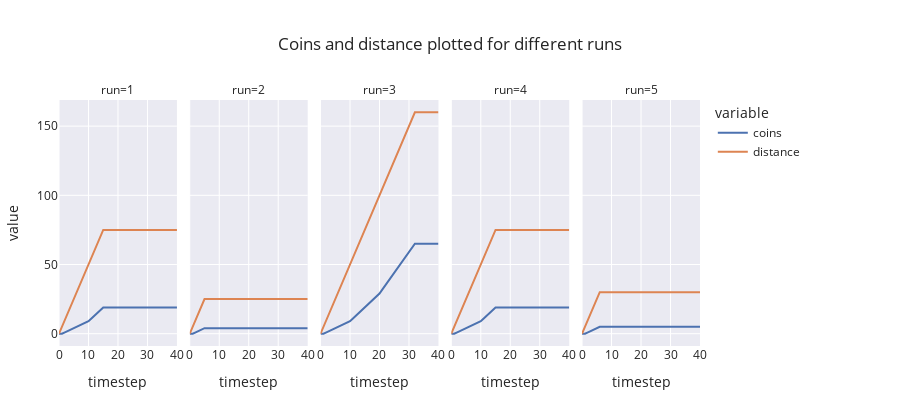

Notebook code cell kept with this figure:
### Markdown cell above
## Let's plot these 5 monte carlo runs

### Code cell
fig = px.line(
    df,
    x='timestep',
    y=['coins', 'distance'],
    facet_col='run',
    height=400,
    template='seaborn',
    title='Coins and distance plotted for different runs'
)

fig.update_layout(
    margin=dict(l=20, r=200, t=100, b=20),
)

fig.show()

### Figure 1 — Plotly figure (JSON) as saved in the notebook; plotly's stock layout.template omitted (floating-point values rounded to 4 significant figures)
{"data": [{"hovertemplate": "variable=coins<br>run=1<br>timestep=%{x}<br>value=%{y}<extra></extra>", "legendgroup": "coins", "line": {"color": "rgb(76,114,176)", "dash": "solid"}, "mode": "lines", "name": "coins", "orientation": "v", "showlegend": true, "type": "scatter", "x": [0, 1, 2, 3, 4, 5, 6, 7, 8, 9, 10, 11, 12, 13, 14, 15, 16, 17, 18, 19, 20, 21, 22, 23, 24, 25, 26, 27, 28, 29, 30, 31, 32, 33, 34, 35, 36, 37, 38, 39, 40], "xaxis": "x", "y": [0, 0, 1, 2, 3, 4, 5, 6, 7, 8, 9, 11, 13, 15, 17, 19, 19, 19, 19, 19, 19, 19, 19, 19, 19, 19, 19, 19, 19, 19, 19, 19, 19, 19, 19, 19, 19, 19, 19, 19, 19], "yaxis": "y"}, {"hovertemplate": "variable=coins<br>run=2<br>timestep=%{x}<br>value=%{y}<extra></extra>", "legendgroup": "coins", "line": {"color": "rgb(76,114,176)", "dash": "solid"}, "mode": "lines", "name": "coins", "orientation": "v", "showlegend": false, "type": "scatter", "x": [0, 1, 2, 3, 4, 5, 6, 7, 8, 9, 10, 11, 12, 13, 14, 15, 16, 17, 18, 19, 20, 21, 22, 23, 24, 25, 26, 27, 28, 29, 30, 31, 32, 33, 34, 35, 36, 37, 38, 39, 40], "xaxis": "x2", "y": [0, 0, 1, 2, 3, 4, 4, 4, 4, 4, 4, 4, 4, 4, 4, 4, 4, 4, 4, 4, 4, 4, 4, 4, 4, 4, 4, 4, 4, 4, 4, 4, 4, 4, 4, 4, 4, 4, 4, 4, 4], "yaxis": "y2"}, {"hovertemplate": "variable=coins<br>run=3<br>timestep=%{x}<br>value=%{y}<extra></extra>", "legendgroup": "coins", "line": {"color": "rgb(76,114,176)", "dash": "solid"}, "mode": "lines", "name": "coins", "orientation": "v", "showlegend": false, "type": "scatter", "x": [0, 1, 2, 3, 4, 5, 6, 7, 8, 9, 10, 11, 12, 13, 14, 15, 16, 17, 18, 19, 20, 21, 22, 23, 24, 25, 26, 27, 28, 29, 30, 31, 32, 33, 34, 35, 36, 37, 38, 39, 40], "xaxis": "x3", "y": [0, 0, 1, 2, 3, 4, 5, 6, 7, 8, 9, 11, 13, 15, 17, 19, 21, 23, 25, 27, 29, 32, 35, 38, 41, 44, 47, 50, 53, 56, 59, 62, 65, 65, 65, 65, 65, 65, 65, 65, 65], "yaxis": "y3"}, {"hovertemplate": "variable=coins<br>run=4<br>timestep=%{x}<br>value=%{y}<extra></extra>", "legendgroup": "coins", "line": {"color": "rgb(76,114,176)", "dash": "solid"}, "mode": "lines", "name": "coins", "orientation": "v", "showlegend": false, "type": "scatter", "x": [0, 1, 2, 3, 4, 5, 6, 7, 8, 9, 10, 11, 12, 13, 14, 15, 16, 17, 18, 19, 20, 21, 22, 23, 24, 25, 26, 27, 28, 29, 30, 31, 32, 33, 34, 35, 36, 37, 38, 39, 40], "xaxis": "x4", "y": [0, 0, 1, 2, 3, 4, 5, 6, 7, 8, 9, 11, 13, 15, 17, 19, 19, 19, 19, 19, 19, 19, 19, 19, 19, 19, 19, 19, 19, 19, 19, 19, 19, 19, 19, 19, 19, 19, 19, 19, 19], "yaxis": "y4"}, {"hovertemplate": "variable=coins<br>run=5<br>timestep=%{x}<br>value=%{y}<extra></extra>", "legendgroup": "coins", "line": {"color": "rgb(76,114,176)", "dash": "solid"}, "mode": "lines", "name": "coins", "orientation": "v", "showlegend": false, "type": "scatter", "x": [0, 1, 2, 3, 4, 5, 6, 7, 8, 9, 10, 11, 12, 13, 14, 15, 16, 17, 18, 19, 20, 21, 22, 23, 24, 25, 26, 27, 28, 29, 30, 31, 32, 33, 34, 35, 36, 37, 38, 39, 40], "xaxis": "x5", "y": [0, 0, 1, 2, 3, 4, 5, 5, 5, 5, 5, 5, 5, 5, 5, 5, 5, 5, 5, 5, 5, 5, 5, 5, 5, 5, 5, 5, 5, 5, 5, 5, 5, 5, 5, 5, 5, 5, 5, 5, 5], "yaxis": "y5"}, {"hovertemplate": "variable=distance<br>run=1<br>timestep=%{x}<br>value=%{y}<extra></extra>", "legendgroup": "distance", "line": {"color": "rgb(221,132,82)", "dash": "solid"}, "mode": "lines", "name": "distance", "orientation": "v", "showlegend": true, "type": "scatter", "x": [0, 1, 2, 3, 4, 5, 6, 7, 8, 9, 10, 11, 12, 13, 14, 15, 16, 17, 18, 19, 20, 21, 22, 23, 24, 25, 26, 27, 28, 29, 30, 31, 32, 33, 34, 35, 36, 37, 38, 39, 40], "xaxis": "x", "y": [0, 5, 10, 15, 20, 25, 30, 35, 40, 45, 50, 55, 60, 65, 70, 75, 75, 75, 75, 75, 75, 75, 75, 75, 75, 75, 75, 75, 75, 75, 75, 75, 75, 75, 75, 75, 75, 75, 75, 75, 75], "yaxis": "y"}, {"hovertemplate": "variable=distance<br>run=2<br>timestep=%{x}<br>value=%{y}<extra></extra>", "legendgroup": "distance", "line": {"color": "rgb(221,132,82)", "dash": "solid"}, "mode": "lines", "name": "distance", "orientation": "v", "showlegend": false, "type": "scatter", "x": [0, 1, 2, 3, 4, 5, 6, 7, 8, 9, 10, 11, 12, 13, 14, 15, 16, 17, 18, 19, 20, 21, 22, 23, 24, 25, 26, 27, 28, 29, 30, 31, 32, 33, 34, 35, 36, 37, 38, 39, 40], "xaxis": "x2", "y": [0, 5, 10, 15, 20, 25, 25, 25, 25, 25, 25, 25, 25, 25, 25, 25, 25, 25, 25, 25, 25, 25, 25, 25, 25, 25, 25, 25, 25, 25, 25, 25, 25, 25, 25, 25, 25, 25, 25, 25, 25], "yaxis": "y2"}, {"hovertemplate": "variable=distance<br>run=3<br>timestep=%{x}<br>value=%{y}<extra></extra>", "legendgroup": "distance", "line": {"color": "rgb(221,132,82)", "dash": "solid"}, "mode": "lines", "name": "distance", "orientation": "v", "showlegend": false, "type": "scatter", "x": [0, 1, 2, 3, 4, 5, 6, 7, 8, 9, 10, 11, 12, 13, 14, 15, 16, 17, 18, 19, 20, 21, 22, 23, 24, 25, 26, 27, 28, 29, 30, 31, 32, 33, 34, 35, 36, 37, 38, 39, 40], "xaxis": "x3", "y": [0, 5, 10, 15, 20, 25, 30, 35, 40, 45, 50, 55, 60, 65, 70, 75, 80, 85, 90, 95, 100, 105, 110, 115, 120, 125, 130, 135, 140, 145, 150, 155, 160, 160, 160, 160, 160, 160, 160, 160, 160], "yaxis": "y3"}, {"hovertemplate": "variable=distance<br>run=4<br>timestep=%{x}<br>value=%{y}<extra></extra>", "legendgroup": "distance", "line": {"color": "rgb(221,132,82)", "dash": "solid"}, "mode": "lines", "name": "distance", "orientation": "v", "showlegend": false, "type": "scatter", "x": [0, 1, 2, 3, 4, 5, 6, 7, 8, 9, 10, 11, 12, 13, 14, 15, 16, 17, 18, 19, 20, 21, 22, 23, 24, 25, 26, 27, 28, 29, 30, 31, 32, 33, 34, 35, 36, 37, 38, 39, 40], "xaxis": "x4", "y": [0, 5, 10, 15, 20, 25, 30, 35, 40, 45, 50, 55, 60, 65, 70, 75, 75, 75, 75, 75, 75, 75, 75, 75, 75, 75, 75, 75, 75, 75, 75, 75, 75, 75, 75, 75, 75, 75, 75, 75, 75], "yaxis": "y4"}, {"hovertemplate": "variable=distance<br>run=5<br>timestep=%{x}<br>value=%{y}<extra></extra>", "legendgroup": "distance", "line": {"color": "rgb(221,132,82)", "dash": "solid"}, "mode": "lines", "name": "distance", "orientation": "v", "showlegend": false, "type": "scatter", "x": [0, 1, 2, 3, 4, 5, 6, 7, 8, 9, 10, 11, 12, 13, 14, 15, 16, 17, 18, 19, 20, 21, 22, 23, 24, 25, 26, 27, 28, 29, 30, 31, 32, 33, 34, 35, 36, 37, 38, 39, 40], "xaxis": "x5", "y": [0, 5, 10, 15, 20, 25, 30, 30, 30, 30, 30, 30, 30, 30, 30, 30, 30, 30, 30, 30, 30, 30, 30, 30, 30, 30, 30, 30, 30, 30, 30, 30, 30, 30, 30, 30, 30, 30, 30, 30, 30], "yaxis": "y5"}], "layout": {"annotations": [{"font": {}, "showarrow": false, "text": "run=1", "x": 0.092, "xanchor": "center", "xref": "paper", "y": 1, "yanchor": "bottom", "yref": "paper"}, {"font": {}, "showarrow": false, "text": "run=2", "x": 0.296, "xanchor": "center", "xref": "paper", "y": 1, "yanchor": "bottom", "yref": "paper"}, {"font": {}, "showarrow": false, "text": "run=3", "x": 0.5, "xanchor": "center", "xref": "paper", "y": 1, "yanchor": "bottom", "yref": "paper"}, {"font": {}, "showarrow": false, "text": "run=4", "x": 0.704, "xanchor": "center", "xref": "paper", "y": 1, "yanchor": "bottom", "yref": "paper"}, {"font": {}, "showarrow": false, "text": "run=5", "x": 0.908, "xanchor": "center", "xref": "paper", "y": 1, "yanchor": "bottom", "yref": "paper"}], "height": 400, "legend": {"title": {"text": "variable"}, "tracegroupgap": 0}, "margin": {"b": 20, "l": 20, "r": 200, "t": 100}, "title": {"text": "Coins and distance plotted for different runs"}, "xaxis": {"anchor": "y", "domain": [0, 0.184], "title": {"text": "timestep"}}, "xaxis2": {"anchor": "y2", "domain": [0.204, 0.388], "matches": "x", "title": {"text": "timestep"}}, "xaxis3": {"anchor": "y3", "domain": [0.408, 0.592], "matches": "x", "title": {"text": "timestep"}}, "xaxis4": {"anchor": "y4", "domain": [0.612, 0.796], "matches": "x", "title": {"text": "timestep"}}, "xaxis5": {"anchor": "y5", "domain": [0.816, 1], "matches": "x", "title": {"text": "timestep"}}, "yaxis": {"anchor": "x", "domain": [0, 1], "title": {"text": "value"}}, "yaxis2": {"anchor": "x2", "domain": [0, 1], "matches": "y", "showticklabels": false}, "yaxis3": {"anchor": "x3", "domain": [0, 1], "matches": "y", "showticklabels": false}, "yaxis4": {"anchor": "x4", "domain": [0, 1], "matches": "y", "showticklabels": false}, "yaxis5": {"anchor": "x5", "domain": [0, 1], "matches": "y", "showticklabels": false}}}
